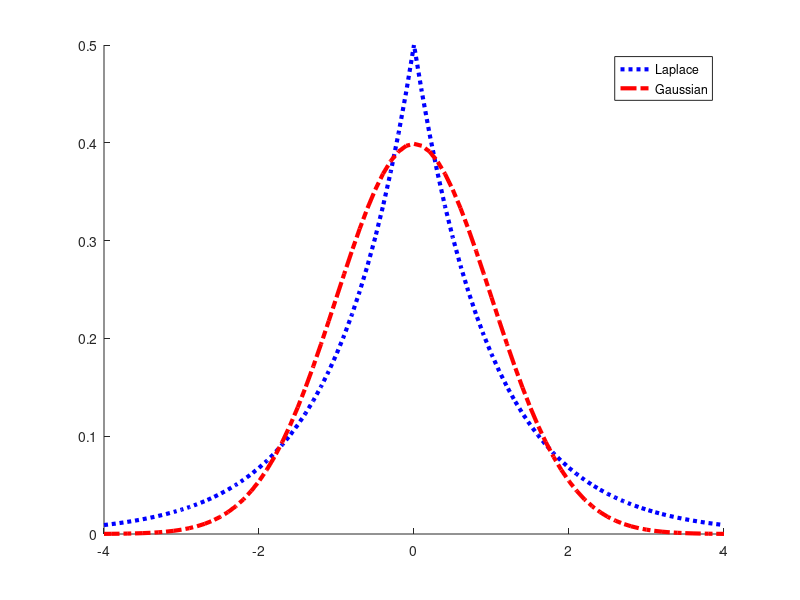

Write MATLAB code to recreate this figure. (Note: this script raises an error after producing the figure.)
%% Compare a Gauss and Laplace distribution
xs = -4:0.1:4;
mu = 0; b = 1;
pLap = 1/(2*b)*exp(-abs(xs-mu)/b);
pGauss = normpdf(xs,0, 1);

figure; hold on

plot(xs, pLap, 'b:', 'linewidth', 3);
plot(xs, pGauss, 'r-.', 'linewidth', 3);
legend('Laplace', 'Gaussian')
printPmtkFigure('laplaceVsGauss')
